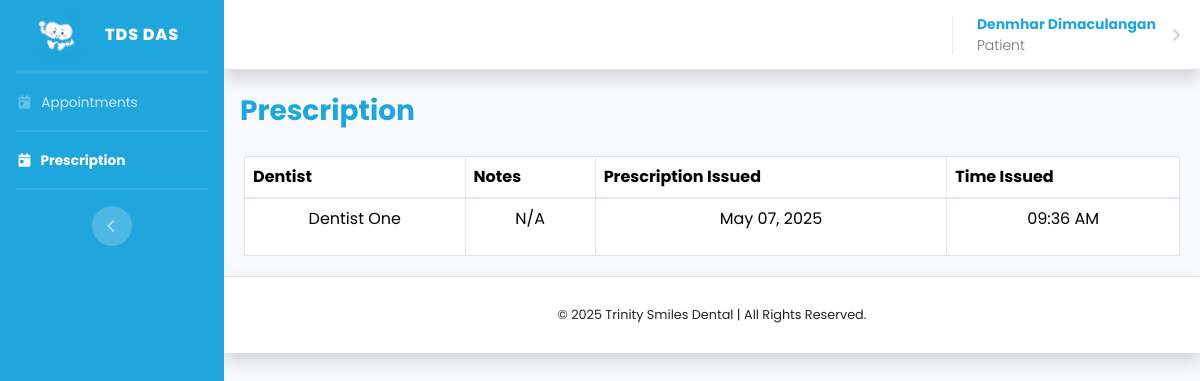
The page /pages/patient/prescription.php (signed in) on the database its author committed.
### tables this page shows
CREATE TABLE `prescriptions` (
  `id` int(11) NOT NULL,
  `dentist_name` text NOT NULL,
  `patient_name` text NOT NULL,
  `notes` text NOT NULL,
  `prescription_issued` timestamp NOT NULL DEFAULT current_timestamp(),
  `prescription_updated` timestamp NOT NULL DEFAULT current_timestamp() ON UPDATE current_timestamp()
);

### auth.php (called while the page is built, shortened)
<?php
function getFullname() {
    return isset($_SESSION['name']) ? $_SESSION['name'] : 'Guest User';
}
function getRole() {
    return isset($_SESSION['role']) ? $_SESSION['role'] : 'Guest Role';
}
?>

### pages/patient/prescription.php (the view, shortened to what this page needs)
<?php
require_once $_SERVER['DOCUMENT_ROOT'] . '/dental-appointment-system/auth.php';
?>
<!DOCTYPE html>
<html lang="en">
<head>
    <link href="/dental-appointment-system/css/sb-admin-2.min.css" rel="stylesheet">
    <link rel="stylesheet" href="/dental-appointment-system/vendor/apexcharts/dist/apexcharts.css">
    <link href="https://cdn.jsdelivr.net/npm/bootstrap@5.3.5/dist/css/bootstrap.min.css" rel="stylesheet"
>
    <link rel="stylesheet" href="https://cdn.datatables.net/2.2.2/css/dataTables.bootstrap5.css">
    <link rel="stylesheet" href="https://cdn.datatables.net/buttons/3.2.2/css/buttons.dataTables.min.css">
    <link rel="stylesheet" href="/dental-appointment-system/css/dashboard.css">
    <link rel="stylesheet" href="/dental-appointment-system/css/validate.css">
    <link rel="stylesheet" href="https://cdnjs.cloudflare.com/ajax/libs/toastr.js/latest/toastr.min.css" />
    <link rel="stylesheet" href="https://cdn.jsdelivr.net/npm/select2@4.1.0-rc.0/dist/css/select2.min.css" />
    <link rel="stylesheet"
        href="https://cdn.jsdelivr.net/npm/select2-bootstrap-5-theme@1.3.0/dist/select2-bootstrap-5-theme.min.css" />
</head>
<body id="page-top">
    <div id="wrapper">
        <ul class="navbar-nav bg-blue sidebar sidebar-dark accordion" id="accordionSidebar">
            <a class="sidebar-brand d-flex align-items-center justify-content-center">
                <div class="sidebar-brand-icon">
                    <img src="/dental-appointment-system/img/clockt.png" alt="Logo" width="60"
                        class="d-inline-block align-text-top">
                </div>
                <div class="sidebar-brand-text mx-3">TDS DAS</div>
            </a>
            <hr class="sidebar-divider my-0">
            <hr class="sidebar-divider mb-0">
            <li class="nav-item">
                <a class="nav-link" href="appointments.php">
                    <i class="fas fa-fw fa-calendar-day"></i>
                    <span>Appointments</span>
                </a>
            </li>
            <hr class="sidebar-divider mb-0">
            <li class="nav-item active">
                <a class="nav-link">
                    <i class="fas fa-fw fa-calendar-day"></i>
                    <span>Prescription</span>
                </a>
            </li>
            <hr class="sidebar-divider d-none d-md-block">
            <div class="text-center d-none d-md-inline">
                <button class="rounded-circle border-0" id="sidebarToggle"></button>
            </div>
        </ul>
        <div id="content-wrapper" class="d-flex flex-column">
            <div id="content">
                <nav class="navbar navbar-expand navbar-light bg-white topbar mb-4 static-top shadow border-bottom">
                    <ul class="navbar-nav ml-auto">
                        <li class="nav-item dropdown me-2">
                            <a class="nav-link dropdown-toggle" href="#" id="userDropdown" role="button"
                                data-toggle="dropdown" aria-haspopup="true" aria-expanded="false">
                                <span class=" text-primary mr-2 small font-weight-bold">
                                    <?php echo getFullname(); ?><br><span
                                        class="text-secondary font-weight-light"><?php echo getRole(); ?></span></span>
                            </a>
                        </li>
                    </ul>
                </nav>
                <div class="container-fluid px-3">
                    <div class="d-flex align-items-center justify-content-between mb-4">
                        <h1 class="h3 mb-0 text-primary font-weight-bold">Prescription</h1>
                    </div>
                    <div class="table-responsive px-1 py-1">
                        <div class="data_table">
                            <table id="myTable" class="table table-bordered" style="width:100%">
                                <thead>
                                    <tr>
                                        <th scope="col">Dentist</th>
                                        <th scope="col">Notes</th>
                                        <th scope="col">Prescription Issued</th>
                                        <th scope="col">Time Issued</th>
                                    </tr>
                                </thead>
                                <tbody class="text-dark">
                                    <?php
                                    $patient = $_SESSION['name'];
                                    $query = "SELECT * FROM prescriptions WHERE patient_name = '$patient'";
                                    $query_run = mysqli_query($conn, $query);
                                    if (mysqli_num_rows($query_run) > 0) {
                                        foreach ($query_run as $items) {
                                            ?>
                                            <tr>
                                                <td class="text-center">
                                                    <?= $items['dentist_name']; ?>
                                                </td>
                                                <td class="text-center">
                                                    <?= $items['notes']; ?>
                                                </td>
                                                <td class="text-center">
                                                    <?= date("F d, Y",strtotime($items['prescription_issued'])); ?>
                                                </td>
                                                <td class="text-center">
                                                    <?= date("h:i A",strtotime($items['prescription_issued'])); ?>
                                                </td>
                                            </tr>
                                            <?php
                                        }
                                    }
                                    ?>
                                </tbody>
                            </table>
                        </div>
                    </div>
                </div>
                <footer class="sticky-footer bg-white shadow border-top">
                    <div class="container my-auto">
                        <div class="copyright text-center my-auto">©
                            </span> Trinity Smiles Dental | All Rights Reserved.</span>
                        </div>
                    </div>
                </footer>
            </div>
        </div>
</body>
</html>

### css/dashboard.css (style rules this page uses)
* { margin: 0; padding: 0; box-sizing: border-box; font-family: "Poppins", sans-serif; scroll-behavior: smooth; }
.bg-blue { background-color: #1fa6dc; }
.text-primary { color: #1fa6dc !important; }
.sidebar hr.sidebar-divider { border: #ffffff 1px solid; opacity: 0.10; }

### rows shown on the page
prescriptions: dentist_name "Dentist One", notes "N/A", prescription_issued "May 07, 2025", prescription_issued "09:36 AM"

### other values the page prints
getFullname() "Denmhar Dimaculangan"
getRole() "Patient"
